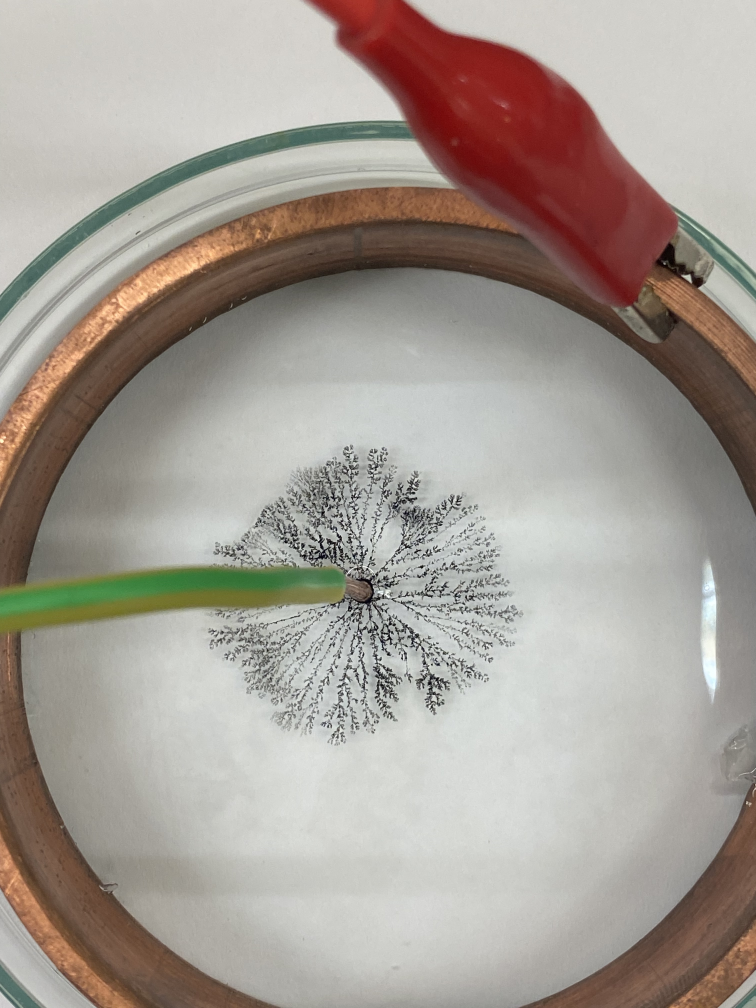
#> input picture experiments/week3-dla-electrodeposition/data/IMG_4123_dish.jpeg, 3024 x 4032 px (shown at 1/4 size)
$ python -i enclosing_radius.py   (imports and definitions only)
#> lines starting #> are read from the running program, lines starting #| are printed output that depends on the picture; after the words box and inside, x2 and y2 are one past the last pixel; in counts of white or black regions, pixels touching at a corner belong together
#> further down, picture is the input picture: shape (4032, 3024, 3); mean B, G, R 148.7, 156.7, 165.1
#!/usr/bin/env python3
"""Week 5 - DLA vs CuSO4 concentration: enclosing-circle radius R(t),
overlay videos, and growth kinetics.  v2.2 pipeline (developed and validated
on week 4): absolute-darkening pathway, interior hole filling, glare occluder
with darkening override, permanent-memory circle with disc admission, and the
speed-capped envelope estimator (reported R rise <= 90 um/s; raw envelope in
circ_R_raw_px; growth-law fits on the raw envelope).

Three depositions were recorded at CuSO4 concentrations 0.02 / 0.04 / 0.06
(same cell, 12 V, central cathode wire), 1280x720 @ 59.94 fps, 11-16 min each.
Deliverables (per the instructor):

  1. enclosing-circle radius vs time for every sample,
  2. an overlay video showing that circle on the deposition footage,
  3. the fractal dimension for every concentration (see fractal_dimension.py;
     the mass-radius exponent M ~ Rg^D fitted here is the video cross-check).

Segmentation follows week 3 (temporal change vs a median-of-first-frames
reference + flat-field local-contrast hysteresis + wire mask + seed-connected
cluster gate) with two week-5 fixes:

  * the wire-hue band is tightened to GREEN (H 25-95); week 3 used H 18-95,
    which also caught the copper-brown central deposit and punched a hole in
    the mask;
  * the blue mm-grid paper visible at the left edge is excluded by blueness
    (deposit is neutral dark, B ~ G ~ R; grid lines have B >> R,G), so lighting
    drift over the paper can never masquerade as growth.

The mm-graph paper in frame gives a real px->mm calibration (autocorrelation
of the blue-line profile; ~48-50 px/mm, measured per run).  R(t) is reported in mm.

The enclosing circle is cv2.minEnclosingCircle of the seed-connected deposit.
Frames where the deposit touches the frame border are flagged (`edge`): from
the first contact on, the circle is a lower bound (drawn dashed / plotted
hollow).

Run:  python scripts/enclosing_radius.py [--runs run1,run2] [--sample-fps 2]
      [--no-video]  (video rendering is the slow part)
"""

import argparse
import csv
import os
import shutil
import subprocess
import tempfile
from pathlib import Path

import cv2
import matplotlib

# [1 line not run here, left out]
import matplotlib.pyplot as plt
import numpy as np

HERE = Path(__file__).resolve().parent
ROOT = HERE.parent
DATA = ROOT / "data"
FIGS = ROOT / "figures"
VIDS = ROOT / "overlays"   # not "videos/": .gitignore drops mp4s there
VIDEO_DIR = Path(os.environ.get(
    "WEEK5_VIDEO_DIR",
    r"C:\dev\brownian-motion\experiments\week5-dla-concentration\raw-videos"))

FPS = 60000 / 1001
VCAP_UMPS = 90              # continuity prior on the reported enclosing radius:
                            # the front cannot advance faster than ~30 um/s
                            # (fastest measured, run 2); the reported R may rise
                            # at most 3x that, so a batch detection reveal
                            # becomes a maximal-slope ramp, never a step.  The
                            # uncapped envelope is kept in circ_R_raw_px.
SAMPLE_FPS = 2.0            # measurement cadence [Hz]
REF_N = 12                  # frames median-ed into the static reference
OVERLAY_FPS = 30            # playback rate of the overlay video (x15 real time)

# segmentation constants (week 3 values unless noted)
FLAT_SIGMA = 101
HYST_HI = 0.15
HYST_LO = 0.06
CHANGE_THR = 12
S_WIRE = 100
H_WIRE_LO, H_WIRE_HI = 25, 95   # week-5 fix: green only, spare the copper hues
WIRE_DILATE = 18
BLUE_THR = 10               # B - (G+R)/2 above this = blue grid paper, not deposit
MIN_SIZE = 10
HOLE_DARK = 40              # week-4 addition: enclosed regions darkened by more
                            # than this (gray levels vs reference) are deposit
                            # interior.  The filled high-concentration deposits
                            # are far wider than the flat-field scale, so their
                            # interiors have no LOCAL contrast and the week-5
                            # hysteresis alone leaves holes (measured: interiors
                            # darken 55-92, the shadow/halo zone 15-40).  Holes
                            # are identified topologically (enclosed by deposit),
                            # so the boundary drop-shadow -- which can darken as
                            # much as the interior -- stays excluded.
HUB_BRIDGE = 30
GAP_CLOSE = 4
CONNECT_NEAR = 24           # px; wire conducts connectivity only this close to deposit
STRONG_CORE = 0.25          # component max local-contrast score below this = shadow,
                            # not deposit (measured gap: dendrite >= 0.38, specks
                            # darkened by the moving wire shadow <= 0.21)
EDGE_PAD = 3                # px; deposit closer than this to the border = edge contact

RUNS = [
    dict(tag="run1_c0.02", file="run1_0.02con.mov", conc=0.02, label="run 1 - 0.02"),
    dict(tag="run2_c0.04", file="run 2 conc 0.04.mov", conc=0.04, label="run 2 - 0.04"),
    dict(tag="run3_c0.06", file="run3_0.06C.mov", conc=0.06, label="run 3 - 0.06"),
]

FFMPEG = os.environ.get("FFMPEG", "ffmpeg")


# ------------------------------------------------------------ calibration ---

# [38 lines left out: function grid_pitch_px_per_mm, not called in this run]


# ------------------------------------------------------------ segmentation ---

def disk(r):
    return cv2.getStructuringElement(cv2.MORPH_ELLIPSE, (2 * r + 1, 2 * r + 1))


def wire_mask(bgr, dilate=WIRE_DILATE):
    """The bright green cathode wire (the only moving coloured object).
    Hue band restricted to green so the copper-brown deposit is spared."""
#> called with dilate = 18
    hsv = cv2.cvtColor(bgr, cv2.COLOR_BGR2HSV)
#> hsv: shape (4032, 3024, 3); mean H, S, V 31.2, 36.8, 166.8
    h, s, v = hsv[..., 0], hsv[..., 1], hsv[..., 2]
    # week 5: no lamp, no tint on the deposit -- the original validated v > 60
    # wire exclusion applies (week 4 needs v > 185 because its lamp glow tints
    # the deposit into the wire hue band)
    w = ((s > S_WIRE) & (h > H_WIRE_LO) & (h < H_WIRE_HI) & (v > 60)).astype(np.uint8)
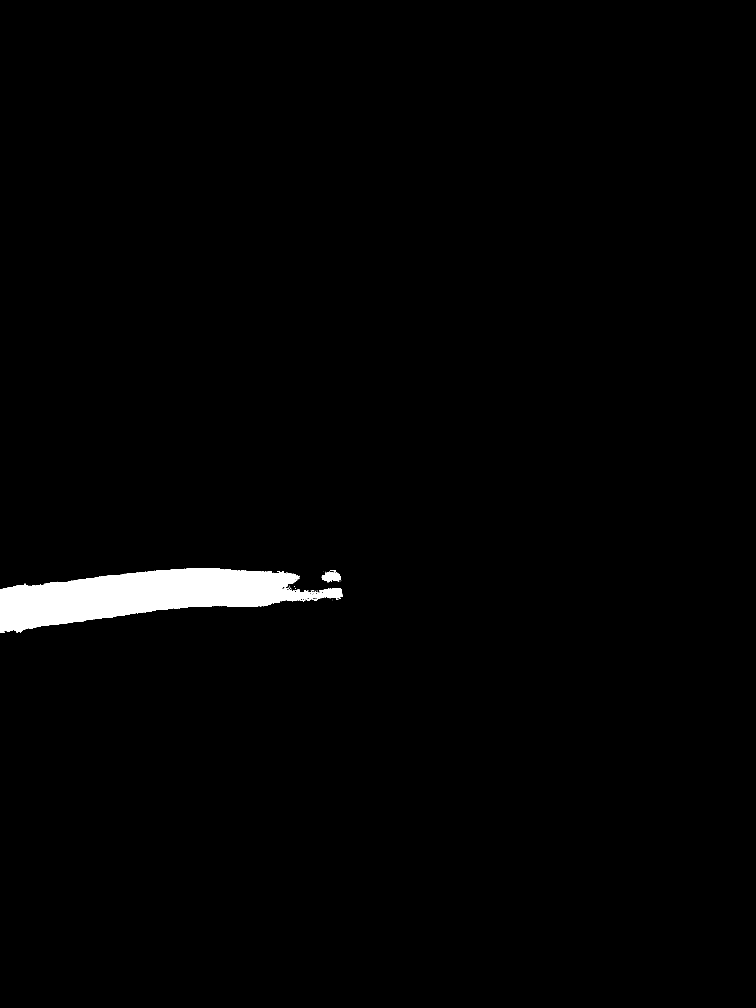
#> w: shape (4032, 3024) (shown at 1/4 size); values 0 (black) and 1 (white), 1.6% white; 54 white regions (48 under 20 px), largest, box (x1, y1, x2, y2) and area: (0, 2272, 1370, 2532) 187993, (1286, 2287, 1365, 2329) 2048, (1321, 2281, 1344, 2290) 62, (1256, 2395, 1268, 2402) 57, (1147, 2294, 1154, 2299) 22, (1077, 2284, 1088, 2288) 21
    n, lab, stats, _ = cv2.connectedComponentsWithStats(w)
#> lab: shape (4032, 3024) int32; 55 distinct labels, from 0 to 54
#> n = 55; stats = 55 rows, first 6: [0, 0, 3024, 4032, 12002378], [0, 2272, 1370, 260, 187993], [1321, 2281, 23, 9, 62], [1061, 2285, 3, 2, 5], [1077, 2284, 11, 4, 21], [1108, 2285, 3, 3, 8]
    out = np.zeros_like(w)
    for i in range(1, n):
        if stats[i, cv2.CC_STAT_AREA] >= 400:
            out[lab == i] = 1
#> out: shape (4032, 3024); values 0 (black) and 1 (white), 1.6% white; 2 white regions, box (x1, y1, x2, y2) and area: (0, 2272, 1370, 2532) 187993, (1286, 2287, 1365, 2329) 2048
    return cv2.dilate(out, disk(dilate)) if dilate else out
#> returned value: shape (4032, 3024); values 0 (black) and 1 (white), 2.1% white; 1 white region, box (x1, y1, x2, y2) and area: (0, 2254, 1388, 2550) 250887


def glare_mask(bgr, dilate=6):
    """The wire's out-of-focus glow (week 4: it sprawls over the deposit).
    Physically the same occluder as the wire.  Separation measured on run 1/2
    late frames: glare s>=136, v>=151 (p10); paper s<=69; the dark deposit
    fails v>140.  Hue does NOT separate (both warm) and is only sanity-capped."""
#> called with dilate = 6
    hsv = cv2.cvtColor(bgr, cv2.COLOR_BGR2HSV)
    h, sat, v = hsv[..., 0], hsv[..., 1], hsv[..., 2]
    # out-of-focus glow is SMOOTH; brightly-lit deposit passes the same HSV
    # cut but is textured (measured local-std: glare p50 2.1 / p90 5.5,
    # lit deposit p10 5-6, p50 10-13)
    gray = cv2.cvtColor(bgr, cv2.COLOR_BGR2GRAY).astype(np.float32)
    mu = cv2.boxFilter(gray, -1, (9, 9))
    mu2 = cv2.boxFilter(gray * gray, -1, (9, 9))
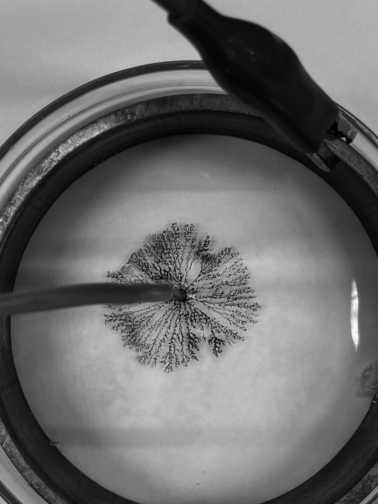
#> mu2: shape (4032, 3024) float32 (shown at 1/8 size); min 20.46, max 63859.8, mean 27743; drawn with min black and max white
    smooth = np.sqrt(np.maximum(mu2 - mu * mu, 0)) < 4.5
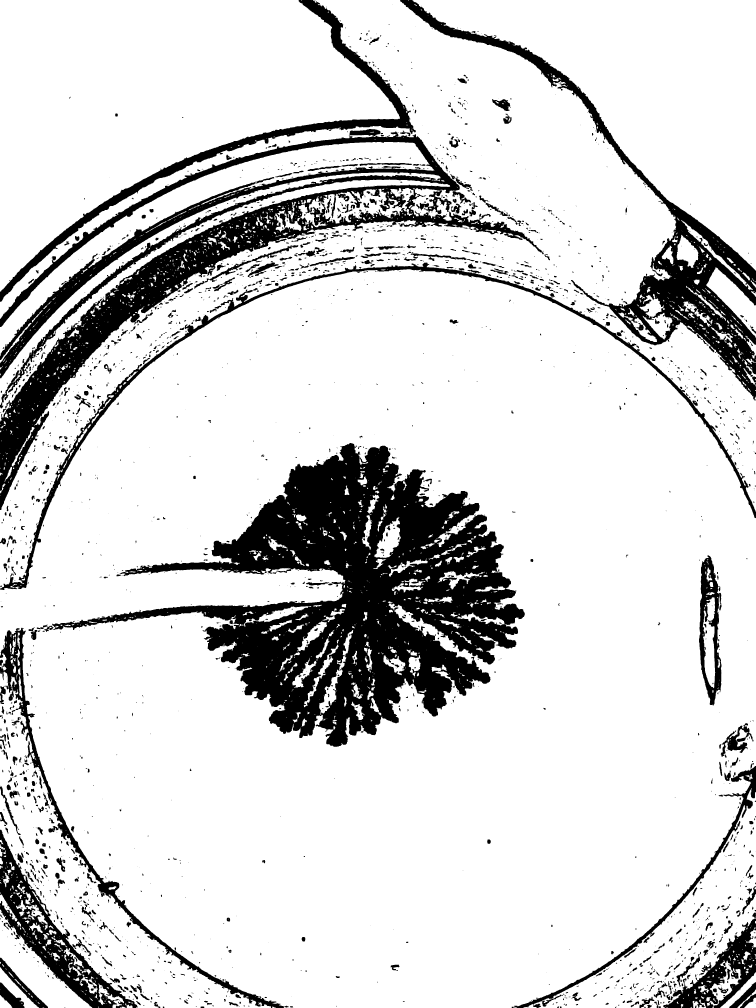
#> smooth: shape (4032, 3024) bool (shown at 1/4 size); 83.7% white; 2585 black regions (1342 under 20 px), largest, box (x1, y1, x2, y2) and area: (147, 1772, 2099, 2987) 834101, (0, 516, 2175, 2040) 428259, (1600, 0, 3024, 1602) 188642
    g = ((sat > 110) & (v > 140) & (h < 40) & smooth).astype(np.uint8)
#> g: shape (4032, 3024); values 0 (black) and 1 (white), 0.9% white; 1795 white regions (1410 under 20 px), largest, box (x1, y1, x2, y2) and area: (1307, 0, 1625, 169) 27138, (1679, 774, 1929, 889) 8629, (1823, 275, 2015, 405) 7070
    n, lab, stats, _ = cv2.connectedComponentsWithStats(g)
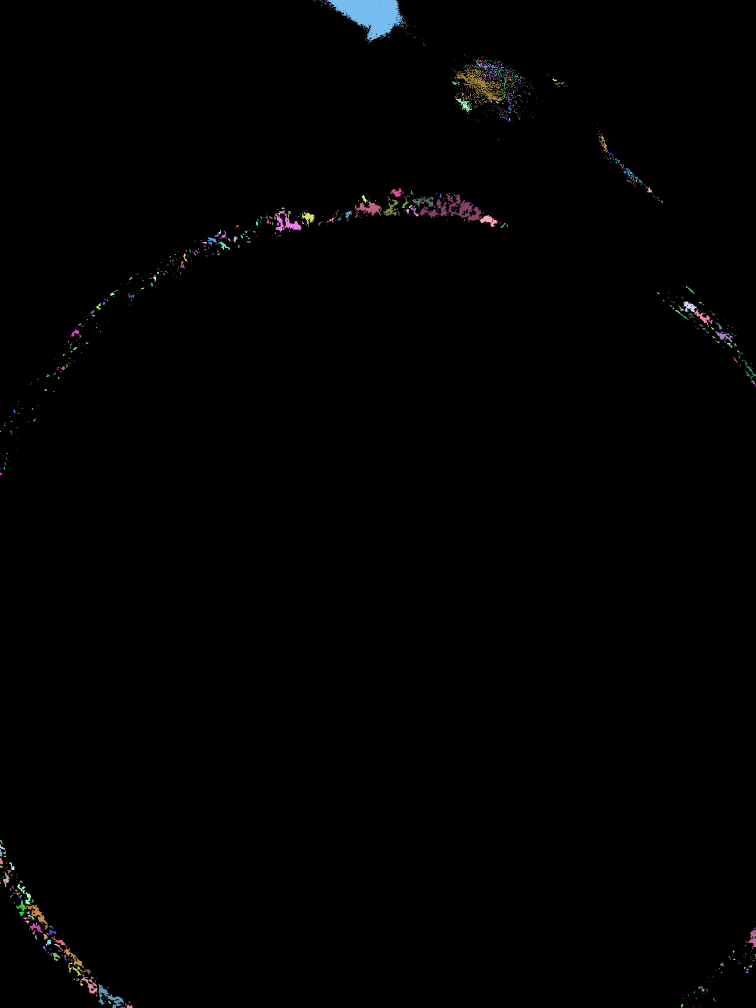
#> lab: shape (4032, 3024) int32 (shown at 1/4 size); 1796 distinct labels, from 0 to 1795; one colour per label, 0 black
#> n = 1796; stats = 1796 rows, first 6: [0, 0, 3024, 4032, 12082931], [1246, 0, 1, 1, 1], [1253, 0, 1, 1, 1], [1254, 1, 5, 3, 9], [1270, 0, 2, 2, 2], [1278, 0, 5, 3, 10]
    out = np.zeros_like(g)
    for i in range(1, n):
        if stats[i, cv2.CC_STAT_AREA] >= 400:
            out[lab == i] = 1
    return cv2.dilate(out, disk(dilate)) if dilate else out
#> returned value: shape (4032, 3024); values 0 (black) and 1 (white), 1.2% white; 19 white regions, largest, box (x1, y1, x2, y2) and area: (1301, 0, 1631, 175) 32520, (1642, 768, 1998, 913) 24125, (1817, 239, 2021, 411) 17223


def occluder_mask(bgr):
    """Everything that hides the deposit from the camera: wire + its glow."""
    return (wire_mask(bgr) | glare_mask(bgr)).astype(np.uint8)
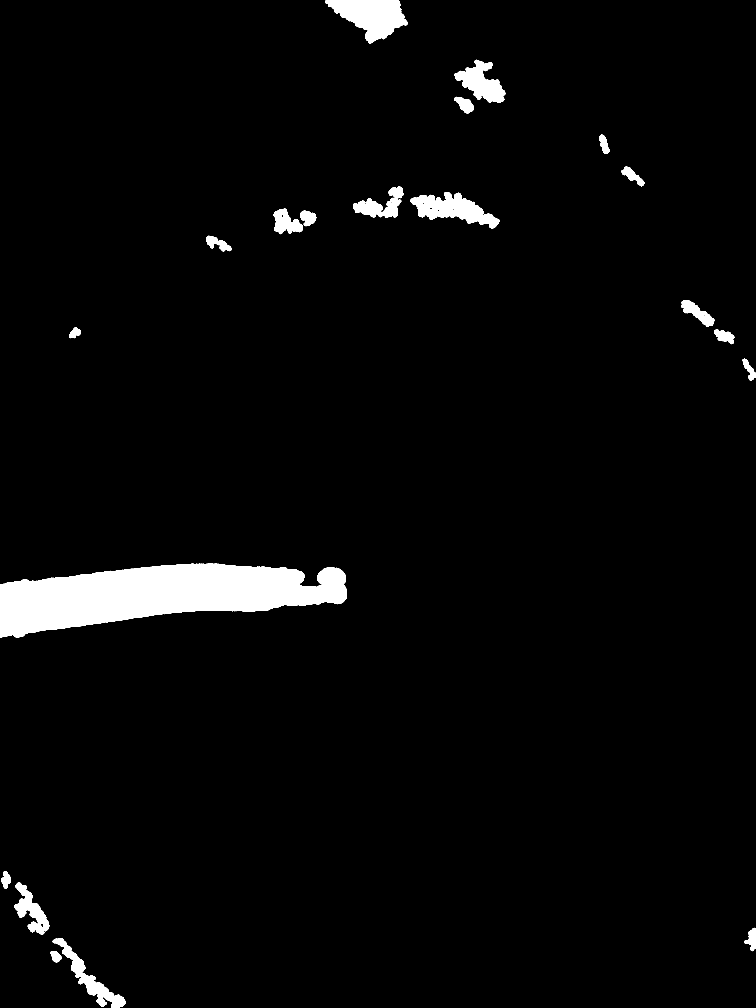
#> returned value: shape (4032, 3024) (shown at 1/4 size); values 0 (black) and 1 (white), 3.3% white; 20 white regions, largest, box (x1, y1, x2, y2) and area: (0, 2254, 1388, 2550) 250887, (1301, 0, 1631, 175) 32520, (1642, 768, 1998, 913) 24125


# [528 lines left out: functions static_wire_zone, blue_grid_mask, _hysteresis, _flatfield_bg, deposit_mask, cluster_gate and 13 more, not called in this run]


# [2 lines not run here, left out]

>>> import cv2
>>> picture = cv2.imread('../../../week3-dla-electrodeposition/data/IMG_4123_dish.jpeg')
>>> result = occluder_mask(picture)

$ run again, on experiments/week3-dla-electrodeposition/data/cuso4_cap_0p29pct.jpeg
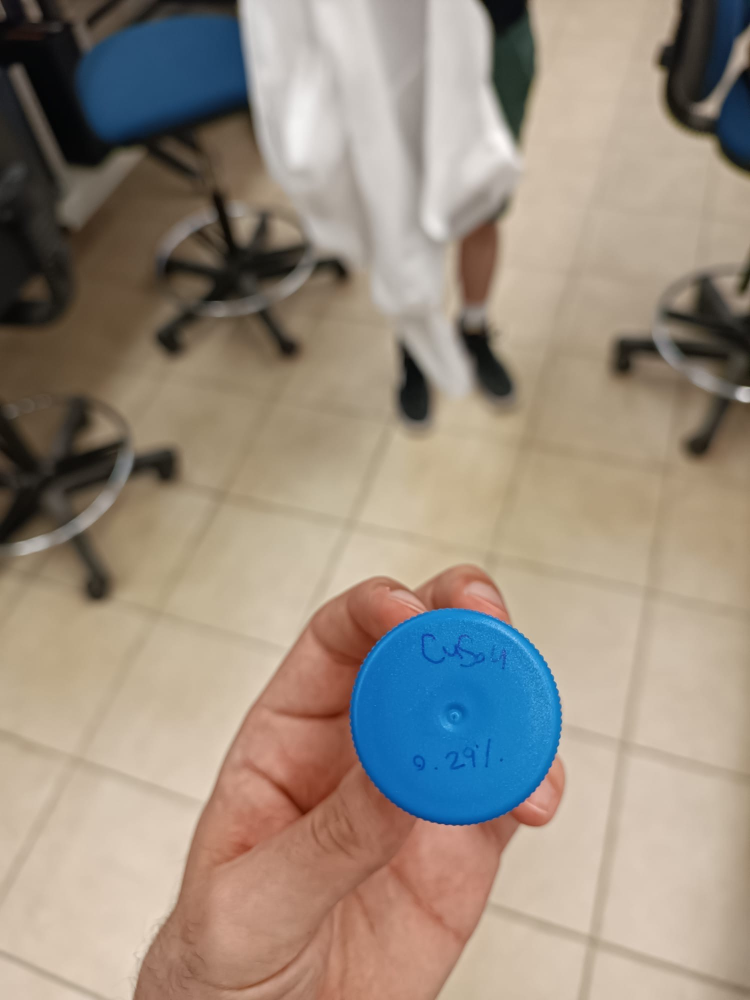
#> input picture experiments/week3-dla-electrodeposition/data/cuso4_cap_0p29pct.jpeg, 1500 x 2000 px (shown at 1/2 size)
#> picture is the input picture: shape (2000, 1500, 3); mean B, G, R 128.4, 141.5, 153.6
#> hsv: shape (2000, 1500, 3); mean H, S, V 24.1, 72.9, 163.4
#> in wire_mask, `w = ((s > S_WIRE) & (h > H_WIRE_LO) & (h < H_WIRE_HI) & (v > 60)).asty..`:
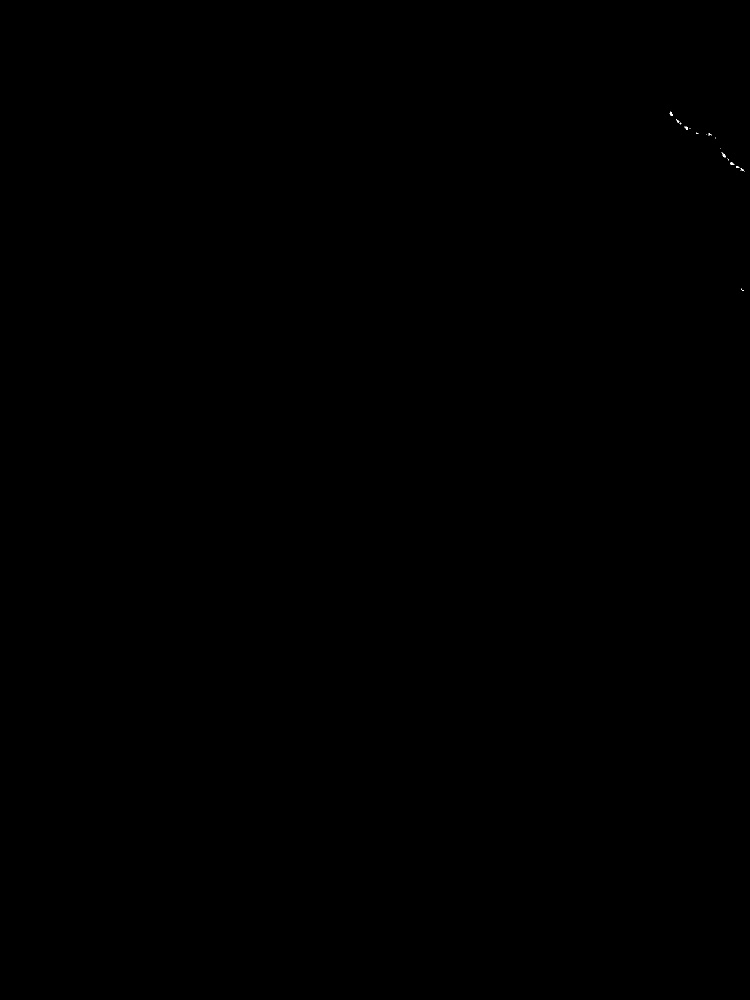
#> w: shape (2000, 1500) (shown at 1/2 size); values 0 (black) and 1 (white), 0.01% white in thin lines or dots, all inside (x1, y1, x2, y2) = (1339, 223, 1490, 582)
#> in wire_mask, `n, lab, stats, _ = cv2.connectedComponentsWithStats(w)`: n = 27; stats = 27 rows, first 6: [0, 0, 1500, 2000, 2999787], [1340, 223, 6, 9, 26], [1339, 226, 1, 1, 1], [1352, 238, 2, 1, 2], [1353, 240, 6, 6, 13], [1361, 245, 2, 3, 4]
#> smooth: shape (2000, 1500) bool; 84.6% white; 283 black regions (97 under 20 px), largest, box (x1, y1, x2, y2) and area: (253, 1123, 1500, 2000) 108776, (300, 361, 718, 735) 53774, (0, 788, 373, 1221) 39090
#> g: shape (2000, 1500); values 0 (black) and 1 (white), 3.3% white; 118 white regions (77 under 20 px), largest, box (x1, y1, x2, y2) and area: (388, 1529, 943, 2000) 57762, (560, 1436, 714, 1595) 12858, (576, 1314, 701, 1421) 6550
#> in glare_mask, `n, lab, stats, _ = cv2.connectedComponentsWithStats(g)`: n = 119; stats = 119 rows, first 6: [0, 0, 1500, 2000, 2899799], [948, 1140, 12, 8, 60], [836, 1148, 156, 76, 3548], [886, 1150, 3, 2, 3], [964, 1158, 11, 5, 18], [775, 1161, 4, 3, 5]
#> in glare_mask, `return cv2.dilate(out, disk(dilate)) if dilate else out`:
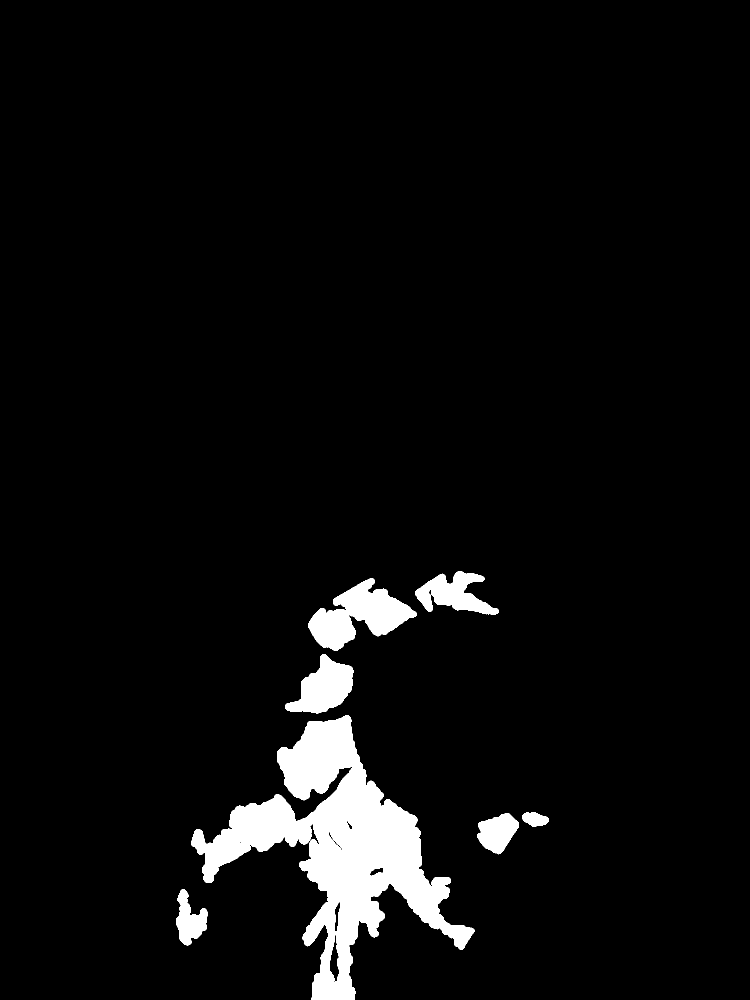
#> returned value: shape (2000, 1500) (shown at 1/2 size); values 0 (black) and 1 (white), 4.8% white; 7 white regions, largest, box (x1, y1, x2, y2) and area: (382, 1430, 949, 2000) 103537, (616, 1156, 834, 1302) 15221, (570, 1308, 707, 1427) 9028
